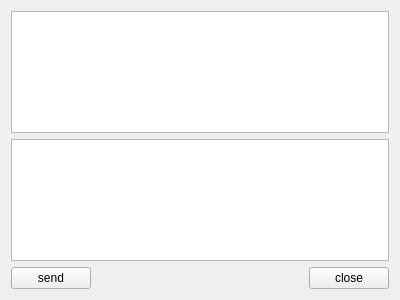
<?xml version="1.0" encoding="UTF-8"?>
<ui version="4.0">
 <class>Widget</class>
 <widget class="QWidget" name="Widget">
  <property name="geometry">
   <rect>
    <x>0</x>
    <y>0</y>
    <width>400</width>
    <height>300</height>
   </rect>
  </property>
  <property name="windowTitle">
   <string>Widget</string>
  </property>
  <layout class="QGridLayout" name="gridLayout">
   <item row="0" column="0" colspan="3">
    <widget class="QTextEdit" name="textEditRead">
     <property name="readOnly">
      <bool>true</bool>
     </property>
    </widget>
   </item>
   <item row="1" column="0" colspan="3">
    <widget class="QTextEdit" name="textEditWrite"/>
   </item>
   <item row="2" column="0">
    <widget class="QPushButton" name="ButtonSend">
     <property name="text">
      <string>send</string>
     </property>
    </widget>
   </item>
   <item row="2" column="1">
    <spacer name="horizontalSpacer">
     <property name="orientation">
      <enum>Qt::Horizontal</enum>
     </property>
     <property name="sizeHint" stdset="0">
      <size>
       <width>207</width>
       <height>20</height>
      </size>
     </property>
    </spacer>
   </item>
   <item row="2" column="2">
    <widget class="QPushButton" name="ButtonClose">
     <property name="text">
      <string>close</string>
     </property>
    </widget>
   </item>
  </layout>
 </widget>
 <layoutdefault spacing="6" margin="11"/>
 <resources/>
 <connections/>
</ui>
